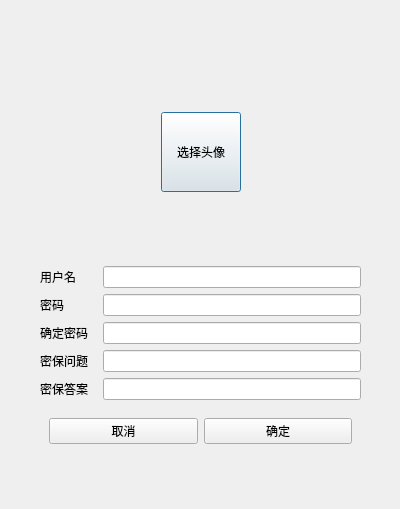
<?xml version="1.0" encoding="UTF-8"?>
<ui version="4.0">
 <class>Register</class>
 <widget class="QDialog" name="Register">
  <property name="geometry">
   <rect>
    <x>0</x>
    <y>0</y>
    <width>400</width>
    <height>509</height>
   </rect>
  </property>
  <property name="windowTitle">
   <string>Dialog</string>
  </property>
  <widget class="QWidget" name="widget_2" native="true">
   <property name="geometry">
    <rect>
     <x>40</x>
     <y>45</y>
     <width>321</width>
     <height>411</height>
    </rect>
   </property>
   <layout class="QVBoxLayout" name="verticalLayout">
    <item>
     <widget class="QWidget" name="widget_3" native="true">
      <layout class="QHBoxLayout" name="horizontalLayout_2">
       <item>
        <spacer name="horizontalSpacer">
         <property name="orientation">
          <enum>Qt::Horizontal</enum>
         </property>
         <property name="sizeHint" stdset="0">
          <size>
           <width>94</width>
           <height>22</height>
          </size>
         </property>
        </spacer>
       </item>
       <item>
        <widget class="QPushButton" name="profilephoto_btn">
         <property name="minimumSize">
          <size>
           <width>80</width>
           <height>80</height>
          </size>
         </property>
         <property name="maximumSize">
          <size>
           <width>80</width>
           <height>80</height>
          </size>
         </property>
         <property name="text">
          <string>选择头像</string>
         </property>
        </widget>
       </item>
       <item>
        <spacer name="horizontalSpacer_2">
         <property name="orientation">
          <enum>Qt::Horizontal</enum>
         </property>
         <property name="sizeHint" stdset="0">
          <size>
           <width>93</width>
           <height>20</height>
          </size>
         </property>
        </spacer>
       </item>
      </layout>
     </widget>
    </item>
    <item>
     <layout class="QGridLayout" name="gridLayout">
      <property name="horizontalSpacing">
       <number>15</number>
      </property>
      <property name="verticalSpacing">
       <number>6</number>
      </property>
      <item row="0" column="0">
       <widget class="QLabel" name="label">
        <property name="font">
         <font>
          <pointsize>9</pointsize>
         </font>
        </property>
        <property name="text">
         <string>用户名</string>
        </property>
       </widget>
      </item>
      <item row="0" column="1">
       <widget class="QLineEdit" name="username"/>
      </item>
      <item row="1" column="0">
       <widget class="QLabel" name="label_2">
        <property name="text">
         <string>密码</string>
        </property>
       </widget>
      </item>
      <item row="1" column="1">
       <widget class="QLineEdit" name="password">
        <property name="echoMode">
         <enum>QLineEdit::Password</enum>
        </property>
       </widget>
      </item>
      <item row="2" column="0">
       <widget class="QLabel" name="label_3">
        <property name="text">
         <string>确定密码</string>
        </property>
       </widget>
      </item>
      <item row="2" column="1">
       <widget class="QLineEdit" name="password_ensure">
        <property name="echoMode">
         <enum>QLineEdit::Password</enum>
        </property>
       </widget>
      </item>
      <item row="3" column="0">
       <widget class="QLabel" name="label_4">
        <property name="text">
         <string>密保问题</string>
        </property>
       </widget>
      </item>
      <item row="3" column="1">
       <widget class="QLineEdit" name="mibao"/>
      </item>
      <item row="4" column="0">
       <widget class="QLabel" name="label_5">
        <property name="text">
         <string>密保答案</string>
        </property>
       </widget>
      </item>
      <item row="4" column="1">
       <widget class="QLineEdit" name="mibao_answer"/>
      </item>
     </layout>
    </item>
    <item>
     <widget class="QWidget" name="widget_4" native="true">
      <property name="sizePolicy">
       <sizepolicy hsizetype="Preferred" vsizetype="Minimum">
        <horstretch>0</horstretch>
        <verstretch>0</verstretch>
       </sizepolicy>
      </property>
      <property name="maximumSize">
       <size>
        <width>16777215</width>
        <height>50</height>
       </size>
      </property>
      <layout class="QHBoxLayout" name="horizontalLayout_3">
       <item>
        <widget class="QPushButton" name="pushButton_2">
         <property name="text">
          <string>取消</string>
         </property>
        </widget>
       </item>
       <item>
        <widget class="QPushButton" name="pushButton">
         <property name="text">
          <string>确定</string>
         </property>
        </widget>
       </item>
      </layout>
     </widget>
    </item>
   </layout>
  </widget>
 </widget>
 <resources/>
 <connections/>
</ui>
